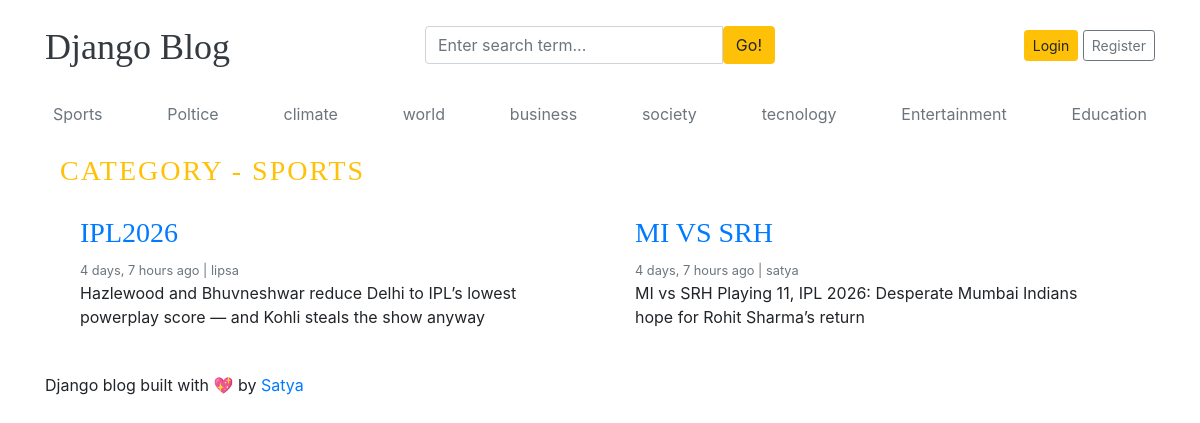
Page /category/1/ on the committed database.
### blogs/models.py (models this page shows, shortened)
class Category(models.Model):
    category_name = models.CharField(max_length=50, unique=True)
    created_at = models.DateTimeField(auto_now_add=True)
    updated_at = models.DateTimeField(auto_now=True)
    class Meta:
        verbose_name_plural = 'categories'
    def __str__(self):
        return self.category_name

class Blog(models.Model):
    title = models.CharField(max_length=100)
    slug = models.SlugField(max_length=150, unique=True, blank=True)
    category = models.ForeignKey(Category, on_delete=models.CASCADE)
    author = models.ForeignKey(User, on_delete=models.CASCADE)
    featured_image = CloudinaryField('image')
    short_description = models.TextField(max_length=500)
    blog_body = models.TextField(max_length=2000)
    status = models.CharField(max_length=100, choices=STATUS_CHOICES, default="draft")
    is_featured = models.BooleanField(default=False)
    created_at = models.DateTimeField(auto_now_add=True)
    updated_at = models.DateTimeField(auto_now=True)

### blogs/views.py (the view)
# urls.py: path('<int:category_id>/',views.posts_by_category,name='posts_by_category'),
def posts_by_category(request, category_id):
    posts = Blog.objects.filter(status='published', category=category_id)
    category = get_object_or_404(Category, pk=category_id)
    return render(request, 'posts_by_category.html', {
        'posts': posts,
        'category': category
    })

### blogs/context_processors.py (called while the page is built)
def get_categories(request):
    categories = Category.objects.all()
    return dict(categories=categories)

def get_social_links(request):
    social_links = SocialLink.objects.all()
    return dict(social_links=social_links)

### templates/posts_by_category.html
{% extends 'base.html'%}
{% block content%}
<h3 class="text-uppercase text-warning" style="letter-spacing:2px">
  Category - {{category}}
</h3>
<div class="row mb-2">
  {% if posts %}
    {% for post in posts %}
      <div class="col-md-6 mb-3">
        <div class="card border-0 h-100">
          <div class="card-body">
            <h3>
              <a href="{% url 'blogs' post.slug %}">{{ post.title }}</a>
            </h3>
            <small class="text-muted">
              {{ post.created_at|timesince }} ago | {{ post.author }}
            </small>
            <p class="card-text">
              {{ post.short_description | truncatewords:25 }}
            </p>
          </div>
        </div>
      </div>
    {% endfor %}
  {% else %}
    <div class="col-12">
      <p class="text-center text-muted">No posts found.</p>
    </div>
  {% endif %}
</div>
{% endblock %}

### templates/base.html (shortened to what this page needs)
{% load static %}
<!DOCTYPE html>
<html lang="en">
<head>
    <link href="https://getbootstrap.com/docs/4.0/dist/css/bootstrap.min.css" rel="stylesheet">
    <link href="{% static 'css/blog.css' %}" rel="stylesheet">
    <link rel="stylesheet" href="https://cdnjs.cloudflare.com/ajax/libs/font-awesome/4.7.0/css/font-awesome.min.css">
  </head>
<body>
    <div class="container">
      <header class="blog-header py-3">
        <div class="row flex-nowrap justify-content-between align-items-center">
          <div class="col-4 pt-1">
            <a class="blog-header-logo text-dark" href="/">Django Blog</a>
          </div>
          <div class="col-4">
            <form action="{% url 'search' %}" method="GET">
              <div class="input-group">
                <input class="form-control" type="text" name="keyword" value="{{ keyword }}" placeholder="Enter search term..." aria-label="Enter search term..." aria-describedby="button-search" />
                <button type="submit" class="btn btn-warning" id="button-search" type="button">Go!</button>
            </div>
            </form>
          </div>
          <div class="col-4 d-flex justify-content-end align-items-center">
            {% if not user.is_authenticated %}
            <a class="btn btn-sm btn-warning" href="{% url 'login' %}">Login</a> &nbsp;
            <a class="btn btn-sm btn-outline-secondary" href="{% url 'register' %}">Register</a>
            {% else %}
            <span><a href="{% url 'dashboard' %}">Dashboard</a></span>
            &emsp;
            <span><a href="{% url 'logout' %}">Logout</a></span>
            {% endif %}
          </div>
        </div>
      </header>
      <div class="nav-scroller py-1 mb-2">
        <nav class="nav d-flex justify-content-between">
          {% for cat in categories %}
          <a class="p-2 text-muted" href="{% url 'posts_by_category' cat.id %}">{{ cat.category_name }}</a>
          {% endfor %}
        </nav>
      </div>
<div class="container mt-3">
    {% block content %}
    {% endblock %}
</div>
<footer class="blog-footer">
    <p>Django blog built with 💖 by <a href="#">Satya</a></p>
  </footer>
  </body>
  </html>

### static/css/blog.css (style rules this page uses)
.blog-header-logo { font-family: "Playfair Display", Georgia, "Times New Roman", serif; font-size: 2.25rem; }
h1, h2, h3, h4, h5, h6 { font-family: "Playfair Display", Georgia, "Times New Roman", serif; }

### rows in the picture
Category: category_name "Sports", category_name "SPORTS"
Category: category_name "Poltice"
Category: category_name "climate"
Category: category_name "world"
Category: category_name "business"
Category: category_name "society"
Category: category_name "tecnology"
Category: category_name "Entertainment"
Category: category_name "Education"
Blog: title "IPL2026", created_at "4 days, 7 hours", author "lipsa", short_description "Hazlewood and Bhuvneshwar reduce Delhi to IPL’s lowest powerplay score — and Kohli steals the show anyway"
Blog: title "MI VS SRH", created_at "4 days, 7 hours", author "satya", short_description "MI vs SRH Playing 11, IPL 2026: Desperate Mumbai Indians hope for Rohit Sharma’s return"
